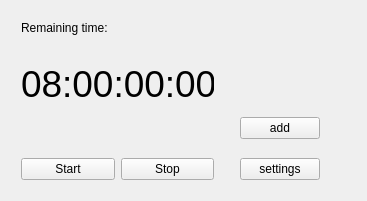
<?xml version="1.0" encoding="UTF-8"?>
<ui version="4.0">
 <class>MainWindow</class>
 <widget class="QMainWindow" name="MainWindow">
  <property name="geometry">
   <rect>
    <x>0</x>
    <y>0</y>
    <width>367</width>
    <height>201</height>
   </rect>
  </property>
  <property name="sizePolicy">
   <sizepolicy hsizetype="Fixed" vsizetype="Fixed">
    <horstretch>0</horstretch>
    <verstretch>0</verstretch>
   </sizepolicy>
  </property>
  <property name="windowTitle">
   <string>MainWindow</string>
  </property>
  <widget class="QWidget" name="centralWidget">
   <widget class="QWidget" name="">
    <property name="geometry">
     <rect>
      <x>10</x>
      <y>10</y>
      <width>321</width>
      <height>181</height>
     </rect>
    </property>
    <layout class="QHBoxLayout" name="horizontalLayout_2">
     <item>
      <layout class="QVBoxLayout" name="verticalLayout">
       <item>
        <spacer name="verticalSpacer_5">
         <property name="orientation">
          <enum>Qt::Vertical</enum>
         </property>
         <property name="sizeHint" stdset="0">
          <size>
           <width>20</width>
           <height>40</height>
          </size>
         </property>
        </spacer>
       </item>
       <item>
        <widget class="QLabel" name="countDownTitleLabel">
         <property name="text">
          <string>Remaining time:</string>
         </property>
        </widget>
       </item>
       <item>
        <spacer name="spacing1">
         <property name="orientation">
          <enum>Qt::Vertical</enum>
         </property>
         <property name="sizeType">
          <enum>QSizePolicy::Fixed</enum>
         </property>
         <property name="sizeHint" stdset="0">
          <size>
           <width>20</width>
           <height>13</height>
          </size>
         </property>
        </spacer>
       </item>
       <item>
        <widget class="QLabel" name="countDownLabel">
         <property name="sizePolicy">
          <sizepolicy hsizetype="Fixed" vsizetype="Preferred">
           <horstretch>0</horstretch>
           <verstretch>0</verstretch>
          </sizepolicy>
         </property>
         <property name="minimumSize">
          <size>
           <width>190</width>
           <height>60</height>
          </size>
         </property>
         <property name="font">
          <font>
           <family>Arial</family>
           <pointsize>28</pointsize>
          </font>
         </property>
         <property name="accessibleName">
          <string>countDownLabelName</string>
         </property>
         <property name="text">
          <string>08:00:00:00</string>
         </property>
         <property name="textFormat">
          <enum>Qt::PlainText</enum>
         </property>
         <property name="scaledContents">
          <bool>false</bool>
         </property>
        </widget>
       </item>
       <item>
        <spacer name="spacing2">
         <property name="orientation">
          <enum>Qt::Vertical</enum>
         </property>
         <property name="sizeType">
          <enum>QSizePolicy::Fixed</enum>
         </property>
         <property name="sizeHint" stdset="0">
          <size>
           <width>20</width>
           <height>40</height>
          </size>
         </property>
        </spacer>
       </item>
       <item>
        <layout class="QHBoxLayout" name="horizontalLayout">
         <item>
          <widget class="QPushButton" name="startTimerButton">
           <property name="text">
            <string>Start</string>
           </property>
          </widget>
         </item>
         <item>
          <widget class="QPushButton" name="stopTimerButton">
           <property name="text">
            <string>Stop</string>
           </property>
          </widget>
         </item>
        </layout>
       </item>
      </layout>
     </item>
     <item>
      <spacer name="spacing3">
       <property name="orientation">
        <enum>Qt::Horizontal</enum>
       </property>
       <property name="sizeType">
        <enum>QSizePolicy::Fixed</enum>
       </property>
       <property name="sizeHint" stdset="0">
        <size>
         <width>20</width>
         <height>20</height>
        </size>
       </property>
      </spacer>
     </item>
     <item>
      <layout class="QVBoxLayout" name="SettingsLayout">
       <item>
        <spacer name="spacing4">
         <property name="orientation">
          <enum>Qt::Vertical</enum>
         </property>
         <property name="sizeHint" stdset="0">
          <size>
           <width>20</width>
           <height>40</height>
          </size>
         </property>
        </spacer>
       </item>
       <item>
        <widget class="QPushButton" name="addNewTimerButton">
         <property name="text">
          <string>add</string>
         </property>
        </widget>
       </item>
       <item>
        <spacer name="spacing5">
         <property name="orientation">
          <enum>Qt::Vertical</enum>
         </property>
         <property name="sizeType">
          <enum>QSizePolicy::Fixed</enum>
         </property>
         <property name="sizeHint" stdset="0">
          <size>
           <width>20</width>
           <height>13</height>
          </size>
         </property>
        </spacer>
       </item>
       <item>
        <widget class="QPushButton" name="settingsButton">
         <property name="text">
          <string>settings</string>
         </property>
        </widget>
       </item>
      </layout>
     </item>
    </layout>
   </widget>
  </widget>
 </widget>
 <layoutdefault spacing="6" margin="11"/>
 <resources/>
 <connections/>
</ui>
